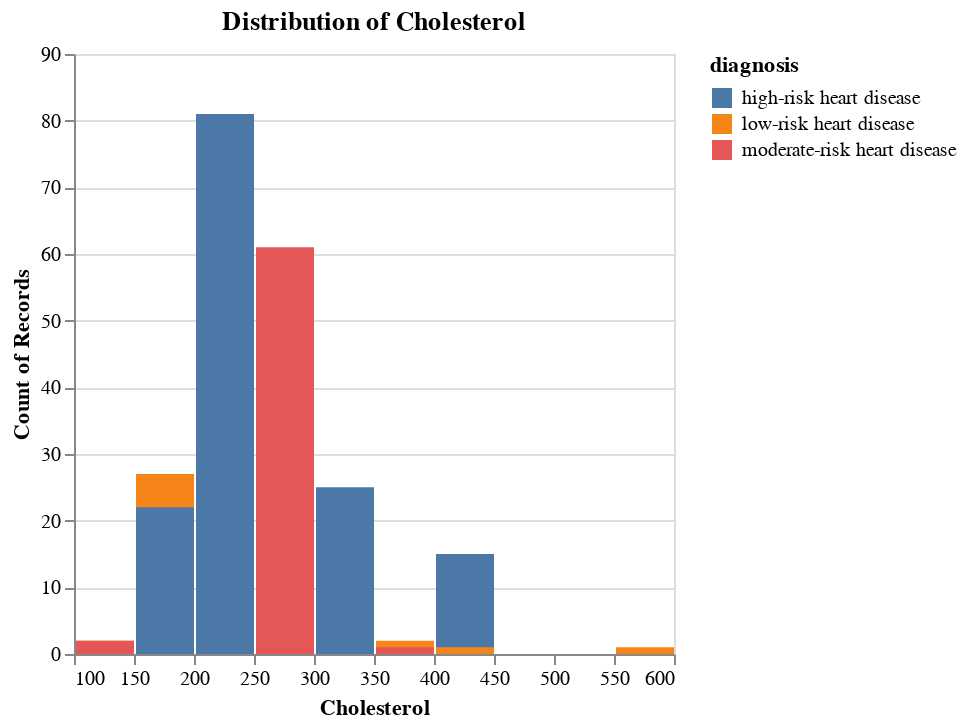

Source (notebook cell):
### Code cell
# cholesterol
chol_hist = alt.Chart(heart_disease_train).mark_bar().encode(
    x=alt.X("cholesterol:Q", bin = True).title("Cholesterol"),
    y=alt.Y("count()").stack(False),
    color = "diagnosis:N"
).properties(
    title = "Distribution of Cholesterol"
)

chol_hist

### Figure 1 — Vega-Lite specification as saved in the notebook (floating-point values rounded to 4 significant figures; data arrays with more than 128 entries replaced by an {"elided": "..."} marker saying what was removed)
{"config": {"view": {"continuousWidth": 300, "continuousHeight": 300}}, "data": {"name": "data-e32c91933101677bd1a7ec5d36caae22"}, "mark": {"type": "bar"}, "encoding": {"color": {"field": "diagnosis", "type": "nominal"}, "x": {"bin": true, "field": "cholesterol", "title": "Cholesterol", "type": "quantitative"}, "y": {"aggregate": "count", "stack": false, "type": "quantitative"}}, "title": "Distribution of Cholesterol", "$schema": "https://vega.github.io/schema/vega-lite/v5.15.1.json", "datasets": {"data-e32c91933101677bd1a7ec5d36caae22": {"elided": "492 records"}}}
